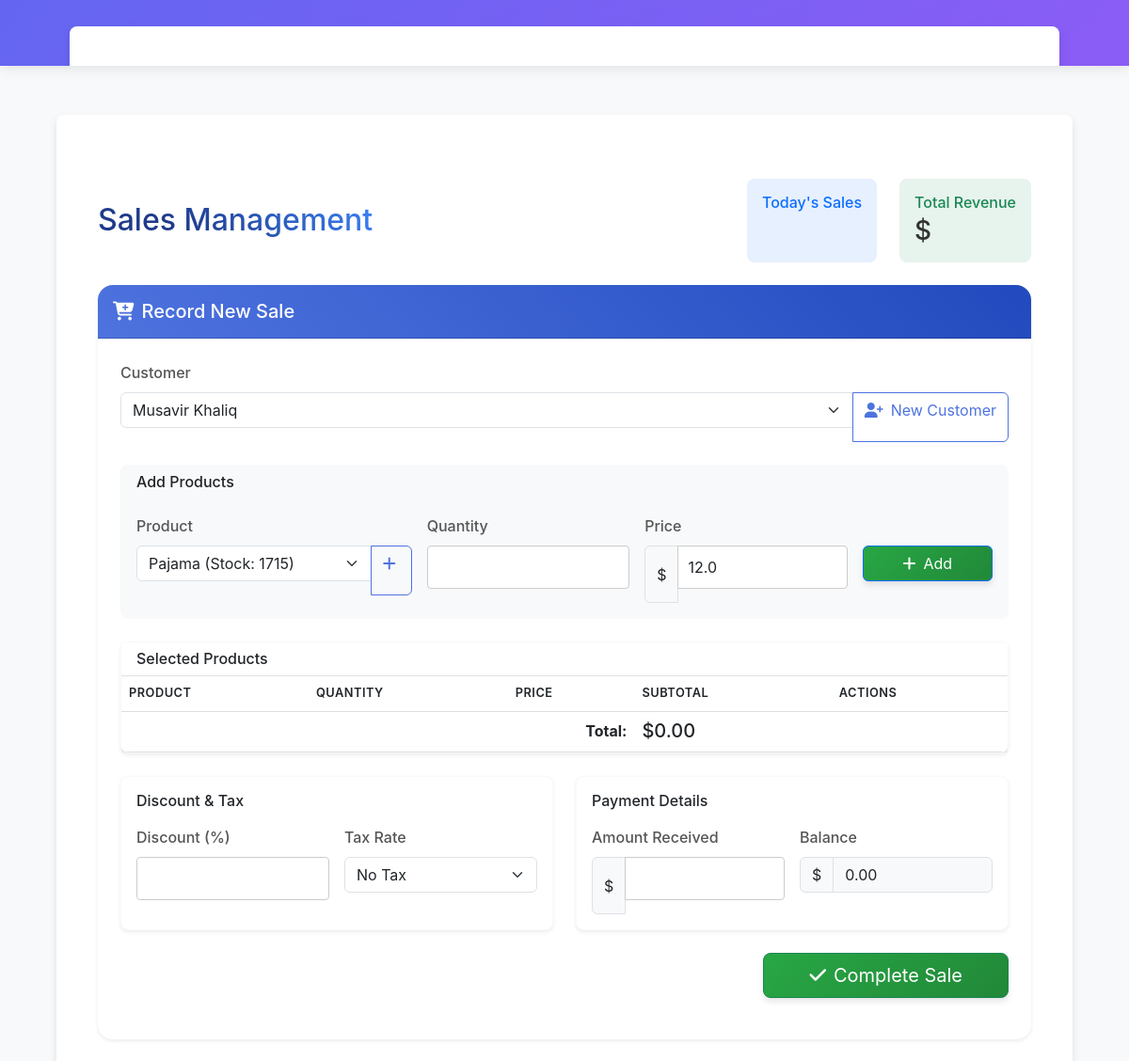
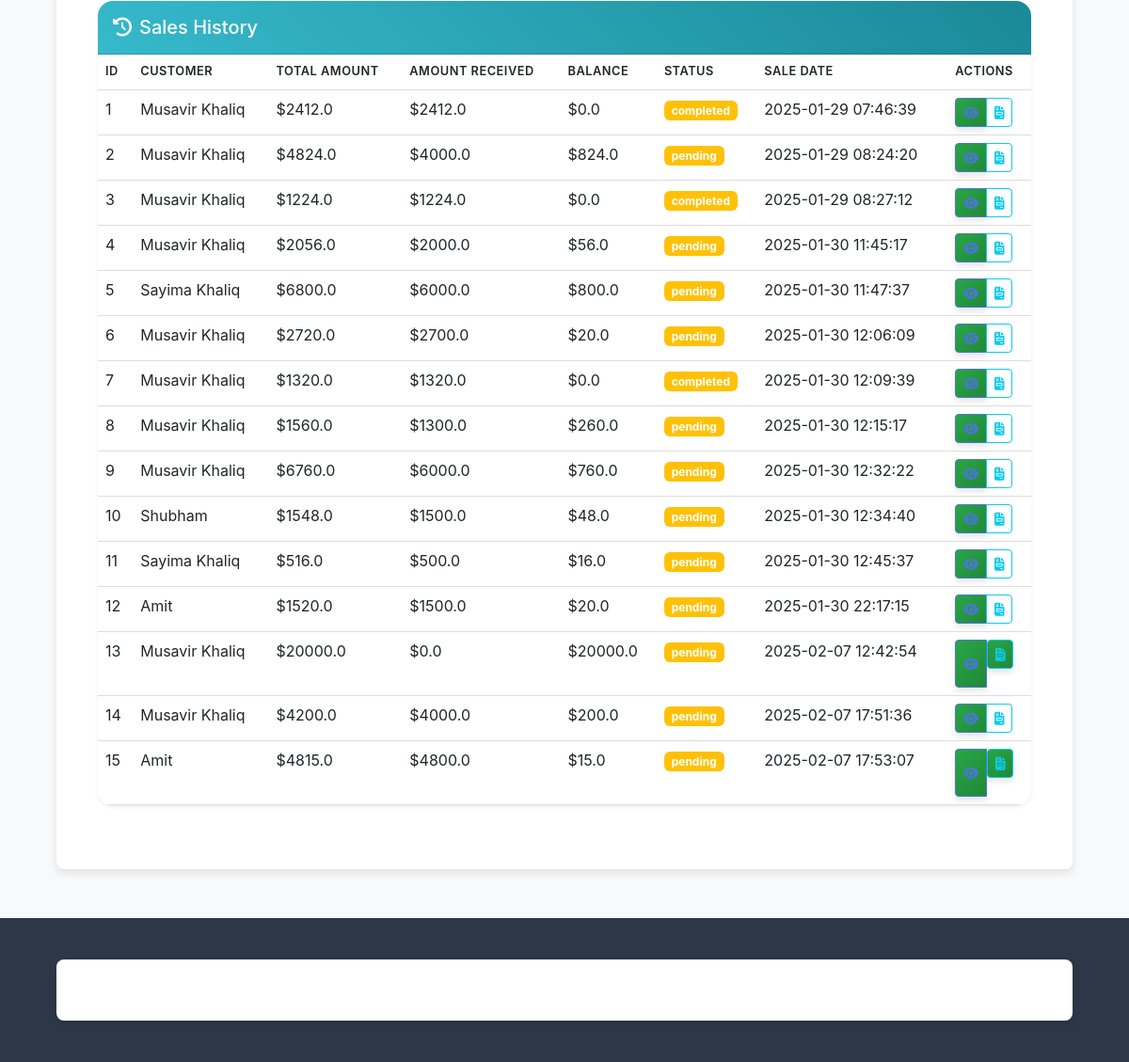
The app's page /sales with its own data (2 pictures, top to bottom).
### app/models.py (models this page shows)
class Sale(Base):
    __tablename__ = "sales"
    id = Column(Integer, primary_key=True, index=True)
    customer_id = Column(Integer, ForeignKey("customers.id"), nullable=False)
    total_amount = Column(Float, default=0.0, nullable=False)
    amount_received = Column(Float, default=0.0, nullable=False)
    balance = Column(Float, default=0.0, nullable=False)
    sale_date = Column(DateTime, default=func.now(), nullable=False)
    status = Column(String, default="pending", nullable=False)
    __table_args__ = (
        CheckConstraint('total_amount >= 0', name='check_positive_total'),
        CheckConstraint('amount_received >= 0', name='check_positive_received'),
    )
    customer = relationship("Customer", back_populates="sales")
    items = relationship("SaleItem", back_populates="sale", cascade="all, delete-orphan")
    invoice = relationship("Invoice", back_populates="sale", uselist=False)

class Customer(Base):
    __tablename__ = "customers"
    id = Column(Integer, primary_key=True, index=True)
    name = Column(String, index=True, nullable=False)
    email = Column(String, unique=True, index=True, nullable=False)
    phone_number = Column(String)
    address = Column(String)
    balance_owe = Column(Float, default=0.0, nullable=False)
    __table_args__ = (
        CheckConstraint('balance_owe >= 0', name='check_positive_balance'),
    )
    sales = relationship("Sale", back_populates="customer")

### app/main.py (the view)
@app.get("/sales", response_class=HTMLResponse)
def read_sales(request: Request, db: Session = Depends(get_db)):
    products = crud.get_all_products(db)
    customers = crud.get_all_customers(db)
    sales = crud.get_all_sales(db)
    return render_template("sales.html", request, {
        "products": products,
        "customers": customers,
        "sales": sales,
    })

### templates/sales.html (shortened to what this page needs)
{% extends "base.html" %}
{% block content %}
<div class="container-fluid px-4 py-5">
    <div class="d-flex justify-content-between align-items-center mb-4">
        <h1 class="h2 mb-0 text-gradient">Sales Management</h1>
        <div class="quick-stats d-flex gap-4">
            <div class="stat-card bg-primary bg-opacity-10 p-3 rounded-3">
                <h6 class="text-primary mb-1">Today's Sales</h6>
            </div>
            <div class="stat-card bg-success bg-opacity-10 p-3 rounded-3">
                <h6 class="text-success mb-1">Total Revenue</h6>
                <h3 class="mb-0">${{ total_revenue }}</h3>
            </div>
        </div>
    </div>
    <div class="card border-0 shadow-sm mb-4 rounded-4 overflow-hidden">
        <div class="card-header bg-gradient-primary text-white py-3">
            <h2 class="card-title h5 mb-0">
                <i class="fas fa-cart-plus me-2"></i>Record New Sale
            </h2>
        </div>
        <div class="card-body p-4">
            <form id="saleForm" class="row g-4">
                <div class="col-md-12">
                    <label class="form-label fw-medium">Customer</label>
                    <div class="input-group">
                        <select id="customer_id" name="customer_id" class="form-select" required>
                            {% for customer in customers %}
                                <option value="{{ customer.id }}">{{ customer.name }}</option>
                            {% else %}
                                <option value="" disabled>No customers available</option>
                            {% endfor %}
                        </select>
                        <a href="/customers" class="btn btn-outline-primary">
                            <i class="fas fa-user-plus me-2"></i>New Customer
                        </a>
                    </div>
                </div>
                <div class="col-12">
                    <div class="card border-light bg-light rounded-3">
                        <div class="card-header bg-light border-0">
                            <h4 class="h6 mb-0">Add Products</h4>
                        </div>
                        <div class="card-body">
                            <div class="row g-3">
                                <div class="col-md-4">
                                    <label class="form-label fw-medium">Product</label>
                                    <div class="input-group">
                                        <select id="product_id" class="form-select">
                                            {% for product in products %}
                                                <option value="{{ product.id }}"
                                                        data-price="{{ product.price }}"
                                                        data-stock="{{ product.quantity }}">
                                                    {{ product.name }} (Stock: {{ product.quantity }})
                                                </option>
                                            {% else %}
                                                <option value="" disabled>No products available</option>
                                            {% endfor %}
                                        </select>
                                        <a href="/products" class="btn btn-outline-primary">
                                            <i class="fas fa-plus me-1"></i>
                                        </a>
                                    </div>
                                </div>
                                <div class="col-md-3">
                                    <label class="form-label fw-medium">Quantity</label>
                                    <input type="number" id="quantity" class="form-control" min="1">
                                </div>
                                <div class="col-md-3">
                                    <label class="form-label fw-medium">Price</label>
                                    <div class="input-group">
                                        <span class="input-group-text">$</span>
                                        <input type="number" id="selling_price" class="form-control" step="0.01">
                                    </div>
                                </div>
                                <div class="col-md-2">
                                    <label class="form-label">&nbsp;</label>
                                    <button type="button" id="add-item" class="btn btn-primary w-100">
                                        <i class="fas fa-plus me-2"></i>Add
                                    </button>
                                </div>
                            </div>
                        </div>
                    </div>
                </div>
                <div class="col-12">
                    <div class="card border-light shadow-sm rounded-3">
                        <div class="card-header bg-white border-bottom">
                            <h4 class="h6 mb-0">Selected Products</h4>
                        </div>
                        <div class="card-body p-0">
                            <div class="table-responsive">
                                <table class="table mb-0">
                                    <thead class="bg-light">
                                        <tr>
                                            <th>Product</th>
                                            <th>Quantity</th>
                                            <th>Price</th>
                                            <th>Subtotal</th>
                                            <th>Actions</th>
                                        </tr>
                                    </thead>
                                    <tfoot class="bg-light">
                                        <tr>
                                            <td colspan="3" class="text-end"><strong>Total:</strong></td>
                                            <td colspan="2">
                                                <span class="h5 mb-0" id="total-amount">$0.00</span>
                                            </td>
                                        </tr>
                                    </tfoot>
                                </table>
                            </div>
                        </div>
                    </div>
                </div>
                <div class="col-md-6">
                    <div class="card border-light shadow-sm rounded-3">
                        <div class="card-body">
                            <h6 class="mb-3">Discount & Tax</h6>
                            <div class="row g-3">
                                <div class="col-md-6">
                                    <label class="form-label fw-medium">Discount (%)</label>
                                    <input type="number" id="discount" class="form-control" min="0" step="0.01">
                                </div>
                                <div class="col-md-6">
                                    <label class="form-label fw-medium">Tax Rate</label>
                                    <select id="tax" class="form-select">
                                        <option value="0">No Tax</option>
                                    </select>
                                </div>
                            </div>
                        </div>
                    </div>
                </div>
                <div class="col-md-6">
                    <div class="card border-light shadow-sm rounded-3">
                        <div class="card-body">
                            <h6 class="mb-3">Payment Details</h6>
                            <div class="row g-3">
                                <div class="col-md-6">
                                    <label class="form-label fw-medium">Amount Received</label>
                                    <div class="input-group">
                                        <span class="input-group-text">$</span>
                                        <input type="number" id="amount_received" name="amount_received"
                                               class="form-control" step="0.01" required>
                                    </div>
                                </div>
                                <div class="col-md-6">
                                    <label class="form-label fw-medium">Balance</label>
                                    <div class="input-group">
                                        <span class="input-group-text">$</span>
                                        <div class="form-control bg-light" id="balance-amount">0.00</div>
                                    </div>
                                </div>
                            </div>
                        </div>
                    </div>
                </div>
                <div class="col-12 text-end">
                    <button type="submit" class="btn btn-success btn-lg px-5" id="submit-sale">
                        <i class="fas fa-check me-2"></i>Complete Sale
                    </button>
                </div>
            </form>
        </div>
    </div>
    <div class="card border-0 shadow-sm rounded-4 overflow-hidden">
        <div class="card-header bg-gradient-info text-white py-3">
            <h2 class="card-title h5 mb-0">
                <i class="fas fa-history me-2"></i>Sales History
            </h2>
        </div>
        <div class="card-body p-0">
            <div class="table-responsive">
                <table class="table table-hover mb-0">
                    <thead class="bg-light">
                        <tr>
                            <th>ID</th>
                            <th>Customer</th>
                            <th>Total Amount</th>
                            <th>Amount Received</th>
                            <th>Balance</th>
                            <th>Status</th>
                            <th>Sale Date</th>
                            <th>Actions</th>
                        </tr>
                    </thead>
                    <tbody>
                        {% for sale in sales %}
                            <tr>
                                <td>{{ sale.id }}</td>
                                <td>{{ sale.customer.name if sale.customer else 'N/A' }}</td>
                                <td>${{ sale.total_amount }}</td>
                                <td>${{ sale.amount_received }}</td>
                                <td>${{ sale.balance }}</td>
                                <td>
                                    <span class="badge bg-{{ 'success' if sale.status == 'Completed' else 'warning' }}">
                                        {{ sale.status }}
                                    </span>
                                </td>
                                <td>{{ sale.sale_date }}</td>
                                <td>
                                    <div class="btn-group">
                                        <button class="btn btn-sm btn-outline-primary view-details"
                                                data-sale-id="{{ sale.id }}">
                                            <i class="fas fa-eye"></i>
                                        </button>
                                        {% if sale.invoice %}
                                            <a href="/invoices/{{ sale.invoice.id }}"
                                               class="btn btn-sm btn-outline-info"
                                               target="_blank">
                                                <i class="fas fa-file-invoice"></i>
                                            </a>
                                        {% else %}
                                            <form class="generate-invoice-form d-inline">
                                                <button type="submit" class="btn btn-sm btn-outline-info">
                                                    <i class="fas fa-file-invoice"></i>
                                                </button>
                                            </form>
                                        {% endif %}
                                    </div>
                                </td>
                            </tr>
                        {% endfor %}
                    </tbody>
                </table>
            </div>
        </div>
    </div>
</div>
{% endblock %}

### records on screen
Sale: id "1", customer "Musavir Khaliq", total_amount "2412.0", amount_received "2412.0", balance "0.0", status "completed", sale_date "2025-01-29 07:46:39"
Sale: id "2", customer "Musavir Khaliq", total_amount "4824.0", amount_received "4000.0", balance "824.0", status "pending", sale_date "2025-01-29 08:24:20"
Sale: id "3", customer "Musavir Khaliq", total_amount "1224.0", amount_received "1224.0", balance "0.0", status "completed", sale_date "2025-01-29 08:27:12"
Sale: id "4", customer "Musavir Khaliq", total_amount "2056.0", amount_received "2000.0", balance "56.0", status "pending", sale_date "2025-01-30 11:45:17"
Sale: id "5", customer "Sayima Khaliq", total_amount "6800.0", amount_received "6000.0", balance "800.0", status "pending", sale_date "2025-01-30 11:47:37"
Sale: id "6", customer "Musavir Khaliq", total_amount "2720.0", amount_received "2700.0", balance "20.0", status "pending", sale_date "2025-01-30 12:06:09"
Sale: id "7", customer "Musavir Khaliq", total_amount "1320.0", amount_received "1320.0", balance "0.0", status "completed", sale_date "2025-01-30 12:09:39"
Sale: id "8", customer "Musavir Khaliq", total_amount "1560.0", amount_received "1300.0", balance "260.0", status "pending", sale_date "2025-01-30 12:15:17"
Sale: id "9", customer "Musavir Khaliq", total_amount "6760.0", amount_received "6000.0", balance "760.0", status "pending", sale_date "2025-01-30 12:32:22"
Sale: id "10", customer "Shubham", total_amount "1548.0", amount_received "1500.0", balance "48.0", status "pending", sale_date "2025-01-30 12:34:40"
Sale: id "11", customer "Sayima Khaliq", total_amount "516.0", amount_received "500.0", balance "16.0", status "pending", sale_date "2025-01-30 12:45:37"
Sale: id "12", customer "Amit", total_amount "1520.0", amount_received "1500.0", balance "20.0", status "pending", sale_date "2025-01-30 22:17:15"
Sale: id "13", customer "Musavir Khaliq", total_amount "20000.0", amount_received "0.0", balance "20000.0", status "pending", sale_date "2025-02-07 12:42:54"
Sale: id "14", customer "Musavir Khaliq", total_amount "4200.0", amount_received "4000.0", balance "200.0", status "pending", sale_date "2025-02-07 17:51:36"
Sale: id "15", customer "Amit", total_amount "4815.0", amount_received "4800.0", balance "15.0", status "pending", sale_date "2025-02-07 17:53:07"

### other values on screen
form field customer_id "Musavir Khaliq"
form field value "Pajama (Stock: 1715)"
